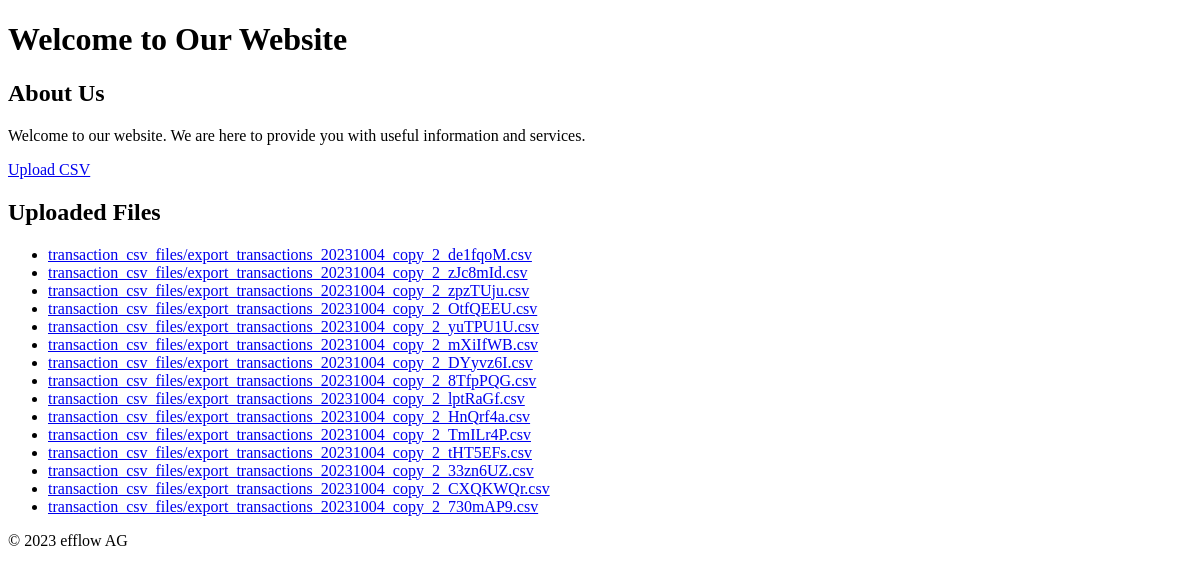
Before: / with the older database file.
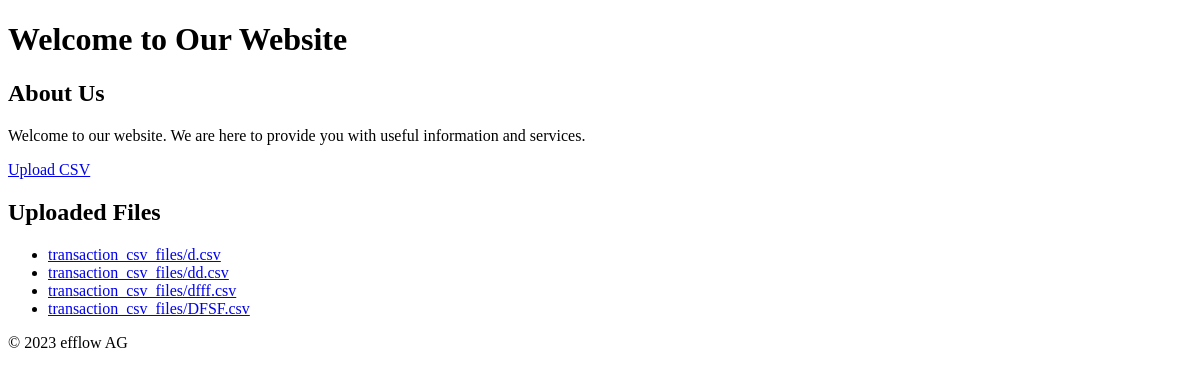
After: the same page with the newer database file.
### accounting/models.py (models this page shows, shortened)
class TransactionCSV(models.Model):
    file = models.FileField(upload_to='transaction_csv_files/')
    uploaded_at = models.DateTimeField(auto_now_add=True)

### accounting/views.py (the view)
# urls.py: path('', views.landing_page, name='landing_page'),
def landing_page(request):
    uploaded_files = TransactionCSV.objects.all()
    context = {
        'uploaded_files': uploaded_files,
    }
    return render(request, 'accounting/landing_page.html', context)

### accounting/templates/accounting/landing_page.html (shortened to what this page needs)
<!DOCTYPE html>
<html lang="en">
<head>
</head>
<body>
    <header>
        <h1>Welcome to Our Website</h1>
    </header>
    <main>
        <section>
            <h2>About Us</h2>
            <p>Welcome to our website. We are here to provide you with useful information and services.</p>
        </section>
        <section>
            <a href="{% url 'upload_csv' %}" class="btn btn-primary">Upload CSV</a>
        </section>
        <section>
            <h2>Uploaded Files</h2>
            <ul>
                {% for file in uploaded_files %}
                    <li><a href="{{ file.file.url }}" target="_blank">{{ file.file.name }}</a></li>
                {% empty %}
                    <li>No files have been uploaded yet.</li>
                {% endfor %}
            </ul>
        </section>
    </main>
    <footer>
        <p>&copy; 2023 efflow AG</p>
    </footer>
</body>
</html>

Changed rows visible on the page:
removed TransactionCSV: file.name "transaction_csv_files/export_transactions_20231004_copy_2_de1fqoM.csv"
removed TransactionCSV: file.name "transaction_csv_files/export_transactions_20231004_copy_2_zJc8mId.csv"
removed TransactionCSV: file.name "transaction_csv_files/export_transactions_20231004_copy_2_zpzTUju.csv"
removed TransactionCSV: file.name "transaction_csv_files/export_transactions_20231004_copy_2_OtfQEEU.csv"
removed TransactionCSV: file.name "transaction_csv_files/export_transactions_20231004_copy_2_yuTPU1U.csv"
removed TransactionCSV: file.name "transaction_csv_files/export_transactions_20231004_copy_2_mXiIfWB.csv"
removed TransactionCSV: file.name "transaction_csv_files/export_transactions_20231004_copy_2_DYyvz6I.csv"
removed TransactionCSV: file.name "transaction_csv_files/export_transactions_20231004_copy_2_8TfpPQG.csv"
removed TransactionCSV: file.name "transaction_csv_files/export_transactions_20231004_copy_2_lptRaGf.csv"
removed TransactionCSV: file.name "transaction_csv_files/export_transactions_20231004_copy_2_HnQrf4a.csv"
removed TransactionCSV: file.name "transaction_csv_files/export_transactions_20231004_copy_2_TmILr4P.csv"
removed TransactionCSV: file.name "transaction_csv_files/export_transactions_20231004_copy_2_tHT5EFs.csv"
removed TransactionCSV: file.name "transaction_csv_files/export_transactions_20231004_copy_2_33zn6UZ.csv"
removed TransactionCSV: file.name "transaction_csv_files/export_transactions_20231004_copy_2_CXQKWQr.csv"
removed TransactionCSV: file.name "transaction_csv_files/export_transactions_20231004_copy_2_730mAP9.csv"
added TransactionCSV: file.name "transaction_csv_files/d.csv"
added TransactionCSV: file.name "transaction_csv_files/dd.csv"
added TransactionCSV: file.name "transaction_csv_files/dfff.csv"
added TransactionCSV: file.name "transaction_csv_files/DFSF.csv"
